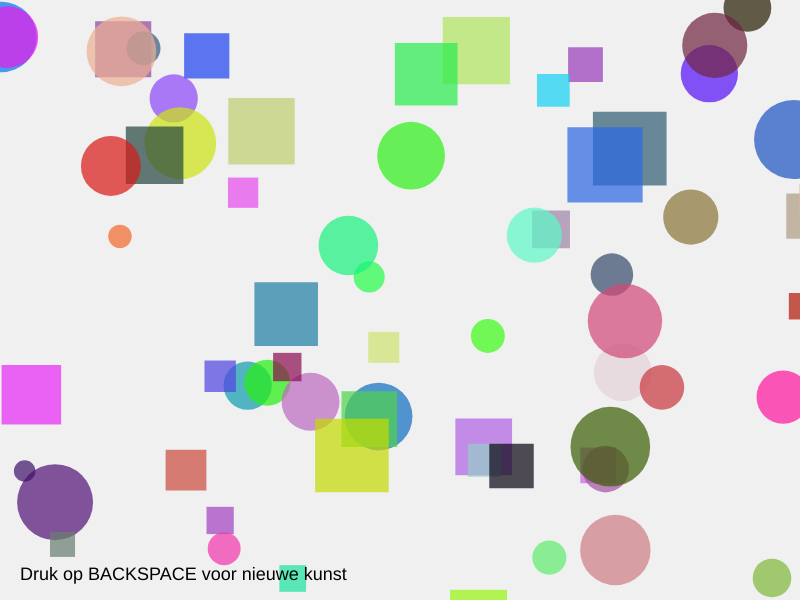
Frame 1 (no input)
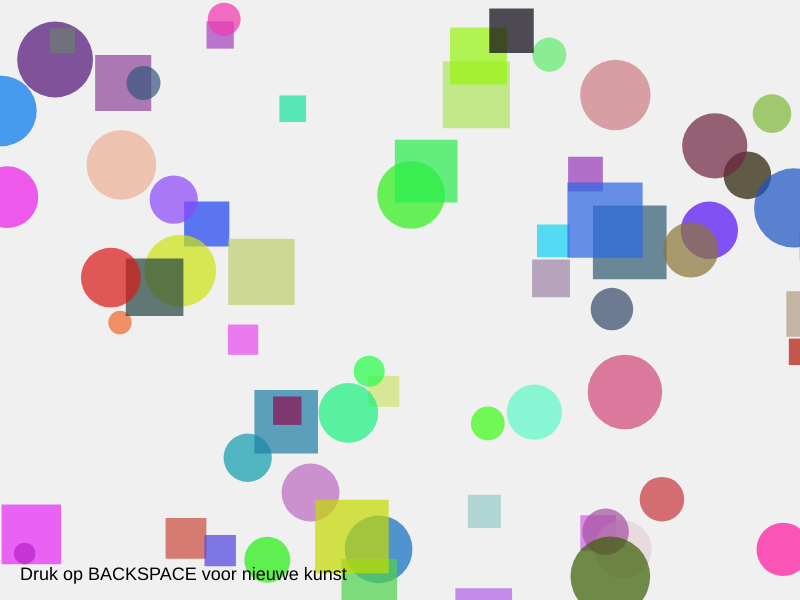
Frame 60 (no input)
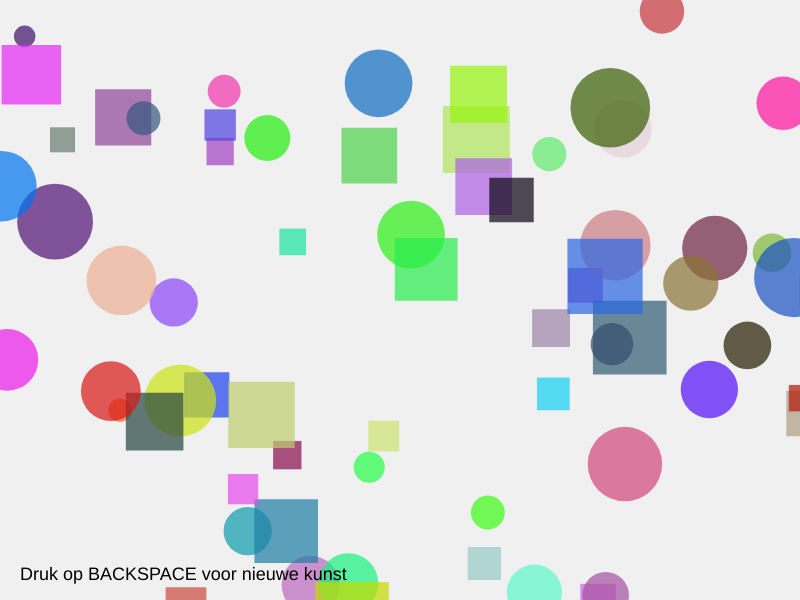
Frame 120 (the mouse pressed at the canvas centre since frame 60)

The p5.js sketch that drew these frames (run headless with seeded random() and noise() and a simulated clock; from frame 60 on, the mouse is pressed at the canvas centre):

// p5.js sketch
// ── sketch.js
// Arrays voor de vormen
let x = [];
let y = [];
let grootte = [];
let rood = [];
let groen = [];
let blauw = [];
let vorm = [];
let snelheid = [];

function setup() {
  createCanvas(800, 600);

  // Eerste kunstwerk maken
  maakKunst();
}

function draw() {
  background(240);

  // Alle vormen tekenen
  for (let i = 0; i < x.length; i++) {

    fill(rood[i], groen[i], blauw[i], 180);
    noStroke();

    // Vierkant of cirkel tekenen
    if (vorm[i] == 0) {
      rect(x[i], y[i], grootte[i], grootte[i]);
    } else {
      circle(x[i], y[i], grootte[i]);
    }

    // Beweging
    y[i] += snelheid[i];

    // Terug naar boven als de vorm uit beeld is
    if (y[i] > height) {
      y[i] = 0;
    }
  }

  // Tekst onderaan
  fill(0);
  textSize(18);
  text("Druk op BACKSPACE voor nieuwe kunst", 20, height - 20);
}

// Nieuwe kunst maken
function maakKunst() {

  // Arrays leegmaken
  x = [];
  y = [];
  grootte = [];
  rood = [];
  groen = [];
  blauw = [];
  vorm = [];
  snelheid = [];

  // Willekeurig aantal vormen
  let aantal = floor(random(30, 81));

  // Gegevens opslaan in arrays
  for (let i = 0; i < aantal; i++) {
    x.push(random(width));
    y.push(random(height));
    grootte.push(random(20, 80));

    rood.push(random(255));
    groen.push(random(255));
    blauw.push(random(255));

    vorm.push(floor(random(2))); // 0 = vierkant, 1 = cirkel
    snelheid.push(random(0.5, 3));
  }
}

// Backspace maakt nieuwe kunst
function keyPressed() {
  if (keyCode === BACKSPACE) {
    maakKunst();
    return false;
  }
}
